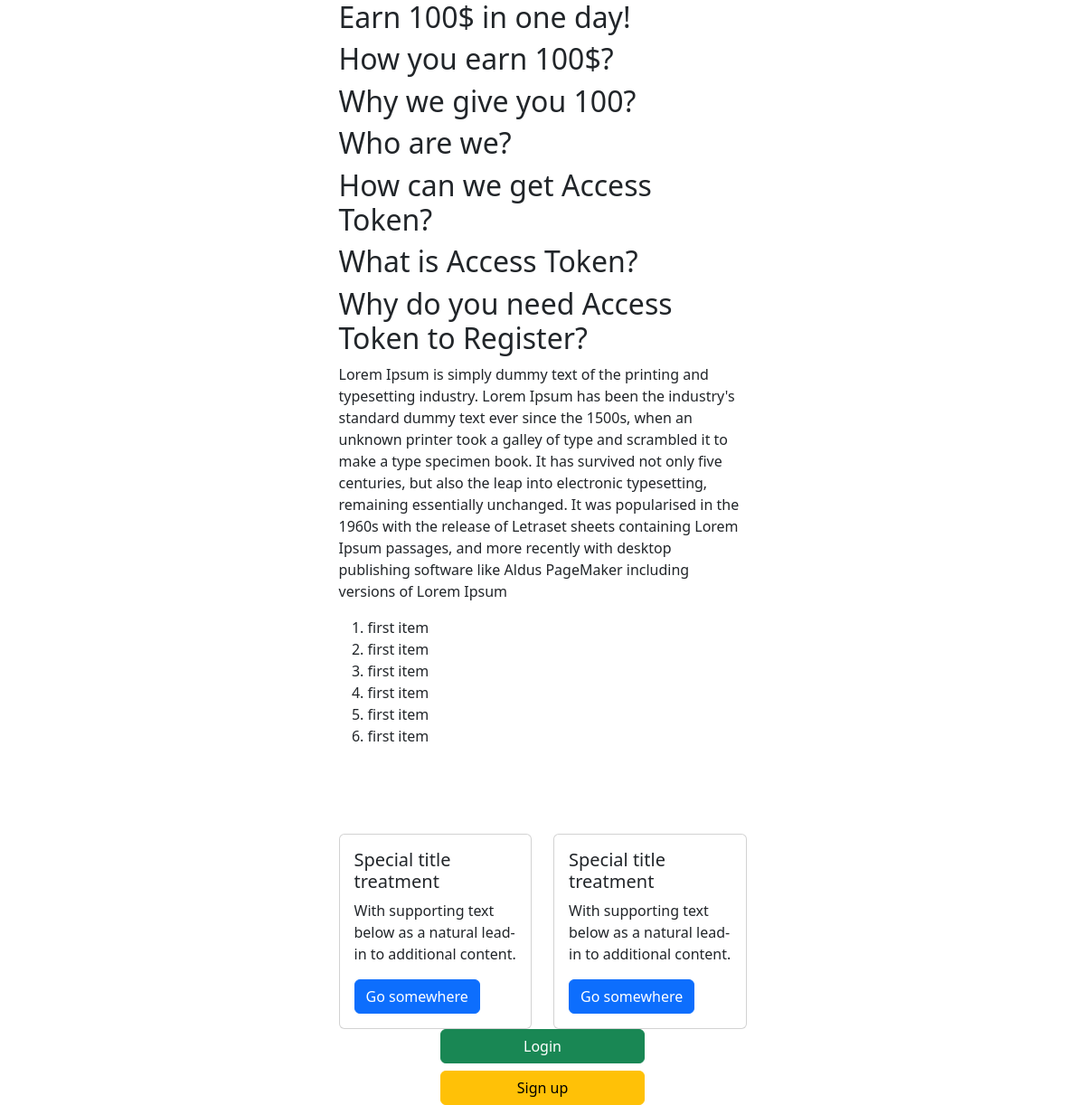
The app's page /manifest, older data.
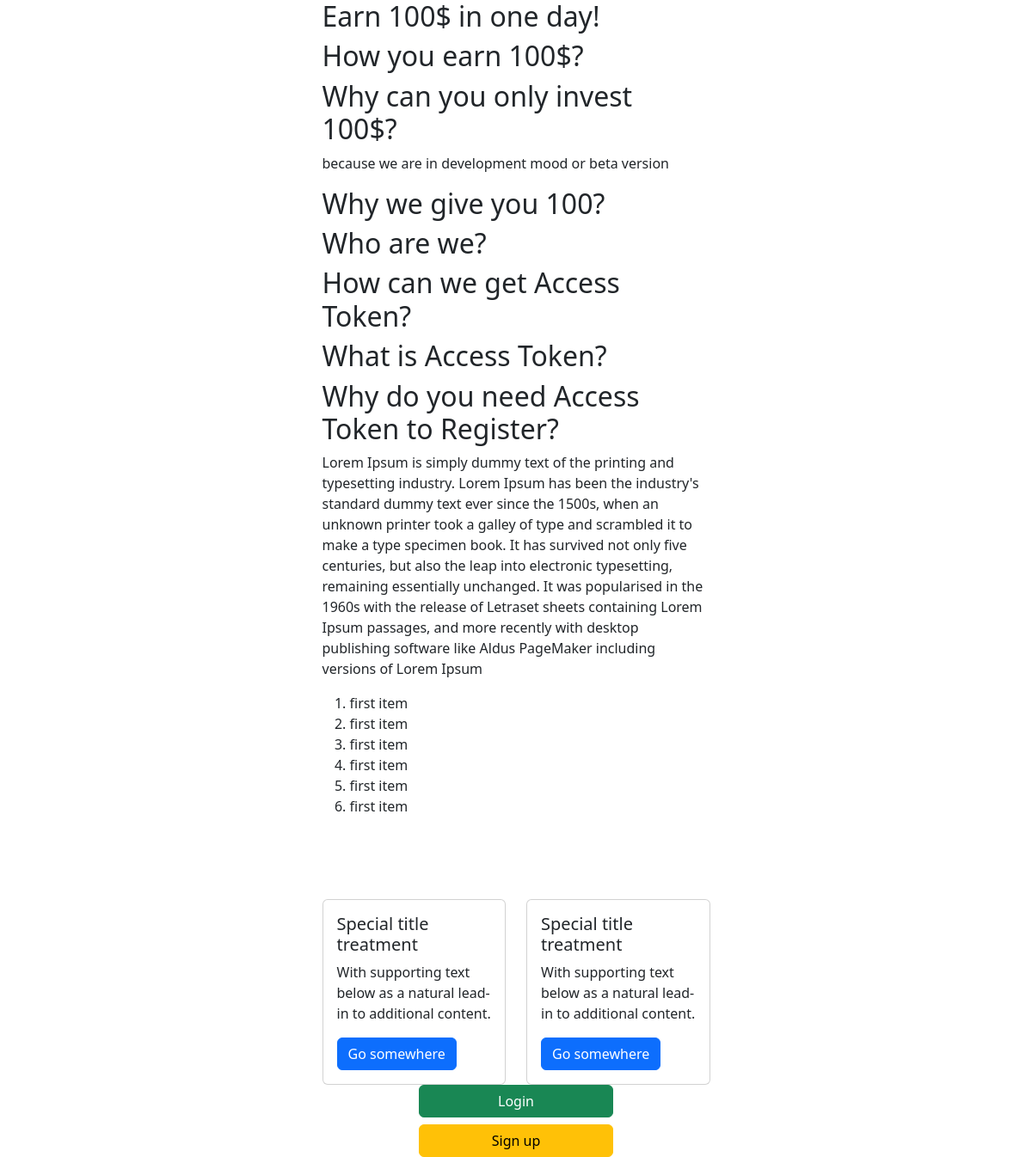
The same page, newer data.
### core/models.py (models this page shows, shortened)
class Manifest(models.Model):
    title = models.CharField(max_length=512)
    content = HTMLField()

### core/views.py (the view)
# urls.py: path('manifest', manifest, name='manifest'),
def manifest(request):
    mani = Manifest.objects.all().first()
    context = {
        'mani': mani
    }
    return render(request, 'manifest.html', context)

### templates/manifest.html (shortened to what this page needs)
{% load static %}
<!DOCTYPE html>
<html lang="en">
<head>
    <link rel="stylesheet" href="{% static 'css/bootstrap.css' %}">
</head>
<body>
<div class="container">
    <div class="row justify-content-md-center">
        <div class="col col-lg-2"></div>
        <div class="col-md-5">
        {{ mani.content|safe }}
            <div class="row">
                <div class="col-sm-6">
                    <div class="card">
                        <div class="card-body">
                            <h5 class="card-title">Special title treatment</h5>
                            <p class="card-text">With supporting text below as a natural lead-in to additional
                                content.</p>
                            <a href="#" class="btn btn-primary">Go somewhere</a>
                        </div>
                    </div>
                </div>
                <div class="col-sm-6">
                    <div class="card">
                        <div class="card-body">
                            <h5 class="card-title">Special title treatment</h5>
                            <p class="card-text">With supporting text below as a natural lead-in to additional
                                content.</p>
                            <a href="#" class="btn btn-primary">Go somewhere</a>
                        </div>
                    </div>
                </div>
            </div>
            {% if not request.user.is_authenticated %}
                <div class="d-grid gap-2 col-6 mx-auto">
                    <a href="{% url 'users:login' %}" class="btn btn-success" type="button">Login</a>
                    <a href="{% url 'users:signup' %}" class="btn btn-warning" type="button">Sign up</a>
                </div>
            {% endif %}
        </div>
        <div class="col col-lg-2"></div>
    </div>
</div>
</body>
</html>

Row changes from the older to the newer data that the page shows:
changed Manifest: content "…you earn 100$? Why we give you 100?…" → "…you earn 100$? Why can you only invest 100$? because we are in development mood or beta version Why we give you 100?…"
